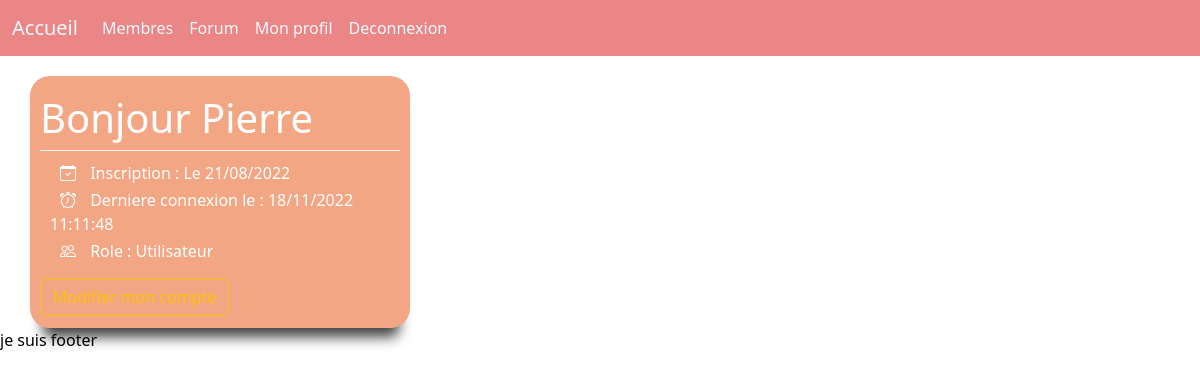
The app's page /_profil/profil.php (signed in) with its own data.
### tables this page shows
CREATE TABLE `utilisateur` (
  `id` int(11) NOT NULL,
  `pseudo` varchar(50) NOT NULL,
  `mail` varchar(255) NOT NULL,
  `mdp` text NOT NULL,
  `date_creation` datetime NOT NULL,
  `date_connexion` datetime NOT NULL,
  `role` int(1) NOT NULL DEFAULT '0'
);

### _profil/profil.php (the view, shortened to what this page needs)
<?php
include_once('../include.php');
$req = $DB->prepare('SELECT *
FROM utilisateur
WHERE id = ?');
$req->execute([$_SESSION['id']]);
$req_user = $req->fetch();
$date = date_create($req_user['date_creation']);
$date_inscription = date_format($date, 'd/m/Y');
$date = date_create($req_user['date_connexion']);
$date_connexion = date_format($date, 'd/m/Y  H:m:s');
switch ($req_user['role']) {
    case 0:
        $role = 'Utilisateur';
        break;
}
?>
<!doctype html>
<html lang="en">
<head>
    <?php
    require_once('../_head/link.php');
    ?>
</head>
<body>
    <?php require_once('../_menu/menu.php'); ?>
    <div class="container">
        <div class="row">
            <div class="col-4 , bodyProfils ">
                <h1> Bonjour <?= $req_user['pseudo']  ?></h1>
                <div class="borderLine"></div>
                <div class="cobtainerInfoProfil">
                <p>
                    <i class="bi bi-calendar-check"></i> Inscription : Le <?= $date_inscription  ?>
                </p>
                <p>
                    <i class="bi bi-alarm"></i> Derniere connexion le : <?= $date_connexion   ?>
                </p>
                <p>
                    <i class="bi bi-people"></i> Role : <?= $role;   ?>
                </p>
                </div>
                <div>
                    <a class="btn btn-outline-warning" href="_profil/modifier-profil.php">Modifier mon compte</a>
                </div>
            </div>
            <div class="col-3"></div>
        </div>
    </div>
    <?php require_once('../_footer/footer.php'); ?>
</body>
</html>

### _css/style.css (style rules this page uses)
body { background-color: white; color: white; }
.borderLine { border-bottom: 1px solid white; }
i { padding: 10px; }
h1 { margin: 8px 0; }
.btn { margin: 2px 0; }
p { margin-bottom: 3px; }
.bodyProfils { background-color: #f3a683; border-radius: 20px; margin-top: 20px; padding: 10px; box-shadow: 1px 21px 13px -12px rgba(0, 0, 0, 0.75); -webkit-box-shadow: 1px 21px 13px -12px rgba(0, 0, 0, 0.75); -moz-box-shadow: 1px 21px 13px -12px rgba(0, 0, 0, 0.75); }
.cobtainerInfoProfil { padding: 10px; }

### records on screen
utilisateur: pseudo "Pierre", date_creation "21/08/2022", date_connexion "18/11/2022 11:11:48", role "Utilisateur"
